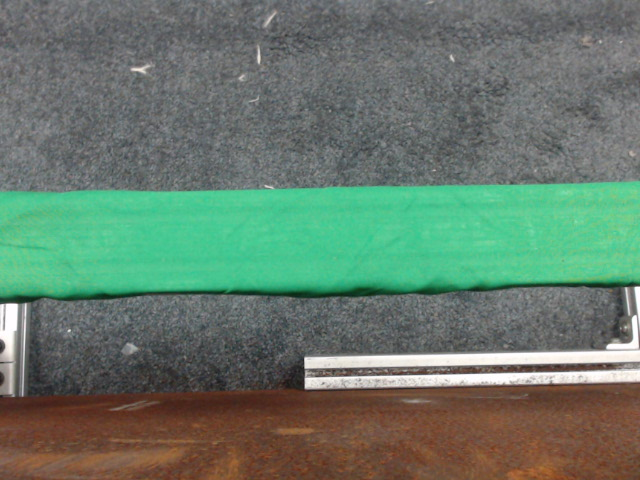
#> input picture images/test_piece_0.png, 640 x 480 px, found by its file name
$ python image_encoding.py
#> lines starting #> are read from the running program, lines starting #| are printed output that depends on the picture
#!/usr/bin/env python

import numpy as np
import cv2
from scripts import util

image_name = "test_piece"
img_counter=0

print('read an image from file')
color_image = cv2.imread(".../images/test_piece_0.png",cv2.IMREAD_COLOR)
#> color_image is the input picture: shape (480, 640, 3); mean B, G, R 106.8, 122.1, 101.9

print('display image in native color')
cv2.imshow("Original Image",color_image)
cv2.moveWindow("Original Image",0,0)
print(color_image.shape)
#| (480, 640, 3)

height,width,channels = color_image.shape
#> height = 480; width = 640; channels = 3

print('slipt the image into three channels.')
blue,green,red = cv2.split(color_image)
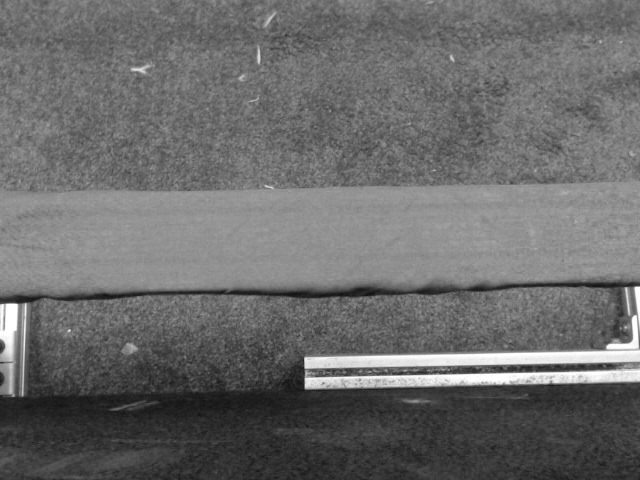
#> blue: shape (480, 640); min 17, max 255, mean 106.8
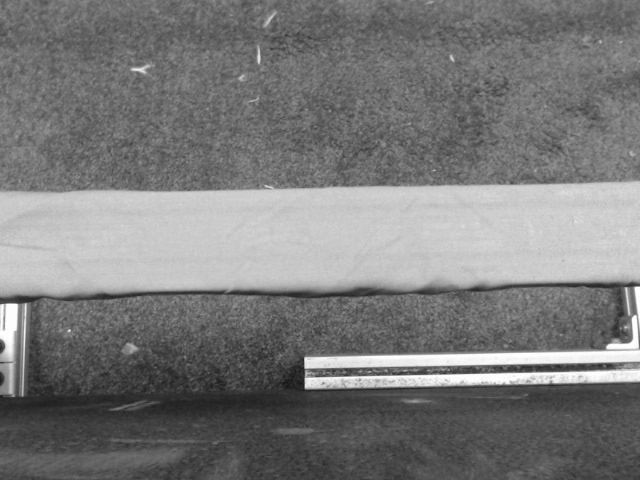
#> green: shape (480, 640); min 20, max 255, mean 122.1
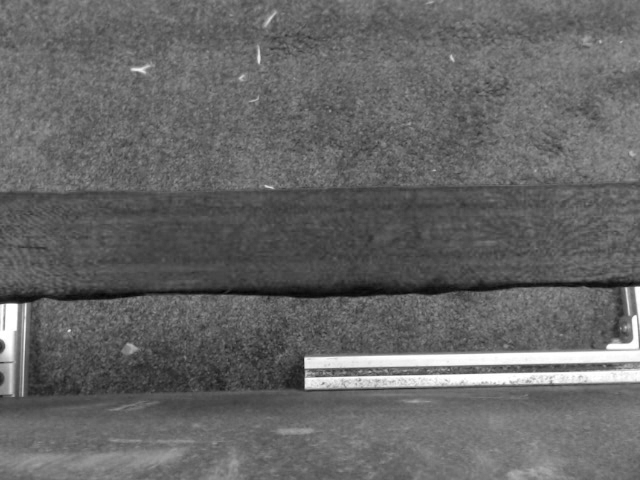
#> red: shape (480, 640); min 2, max 255, mean 101.9

cv2.imshow("Blue Channel",blue)
cv2.moveWindow("Blue Channel",0,height)

cv2.imshow("Red Channel",red)
cv2.moveWindow("Red Channel",0,height)

cv2.imshow("Greeen Channel",green)
cv2.moveWindow("Green Channel",0,height)


# Hue: indicates the type of color that we see in a 360 degree format.
# Saturation: an indication of how saturated an individual color is
# Value: indicates how luminous the channel is.

print('---- slipt the image into Hue, Saturation, Value channels.----- ')
hsv = cv2.cvtColor(color_image, cv2.COLOR_BGR2HSV)
#> hsv: shape (480, 640, 3); mean H, S, V 69.4, 68.3, 130.5
h,s,v = cv2.split(hsv)
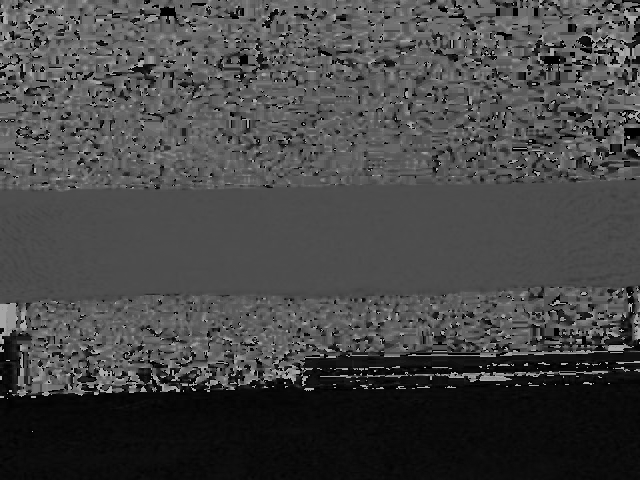
#> h: shape (480, 640); min 0, max 179, mean 69.4
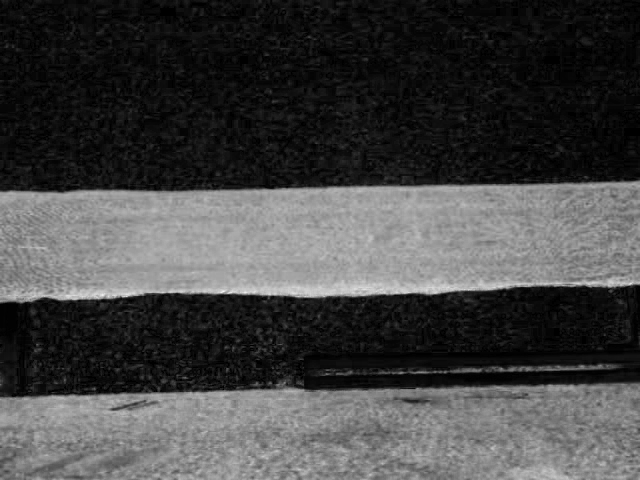
#> s: shape (480, 640); min 0, max 247, mean 68.3
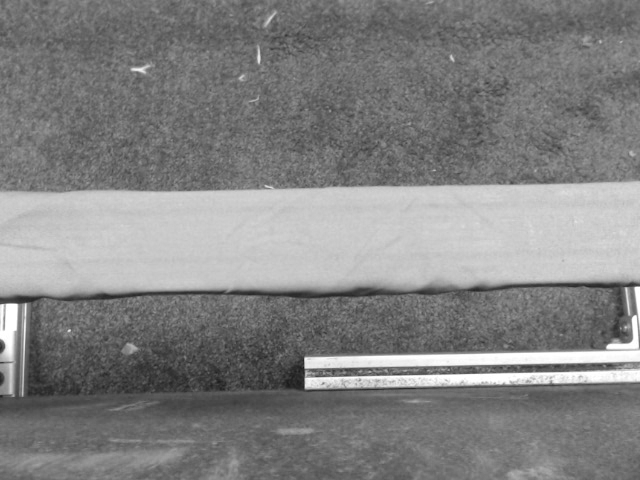
#> v: shape (480, 640); min 27, max 255, mean 130.5
hsv_image = np.concatenate((h,s,v),axis=1)
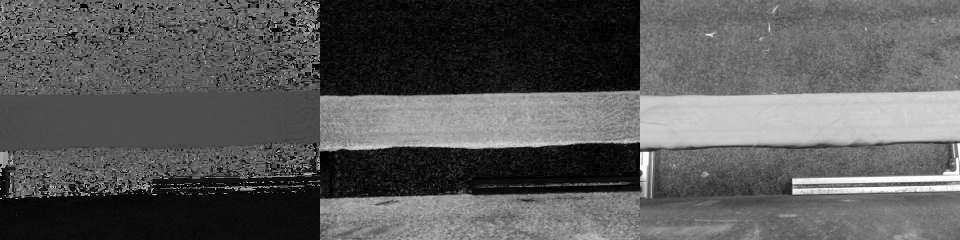
#> hsv_image: shape (480, 1920) (shown at 1/2 size); min 0, max 255, mean 89.4
cv2.imshow("Hue, Saturation, Value Image",hsv_image)
img_name = "test_piece_{}_saturation.png".format(img_counter)
#> (the run stopped early here; a loop or call above may not have finished)
